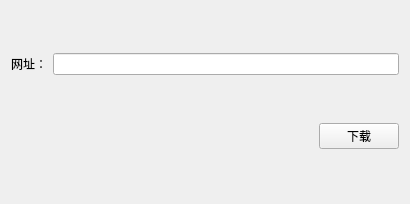
<?xml version="1.0" encoding="UTF-8"?>
<ui version="4.0">
 <class>Widget</class>
 <widget class="QWidget" name="Widget">
  <property name="geometry">
   <rect>
    <x>0</x>
    <y>0</y>
    <width>410</width>
    <height>204</height>
   </rect>
  </property>
  <property name="windowTitle">
   <string>Widget</string>
  </property>
  <layout class="QVBoxLayout" name="verticalLayout">
   <item>
    <layout class="QHBoxLayout" name="horizontalLayout">
     <item>
      <widget class="QLabel" name="label">
       <property name="text">
        <string>网址：</string>
       </property>
      </widget>
     </item>
     <item>
      <widget class="QLineEdit" name="lineEdit">
       <property name="text">
        <string/>
       </property>
      </widget>
     </item>
    </layout>
   </item>
   <item>
    <layout class="QHBoxLayout" name="horizontalLayout_2">
     <item>
      <spacer name="horizontalSpacer">
       <property name="orientation">
        <enum>Qt::Horizontal</enum>
       </property>
       <property name="sizeHint" stdset="0">
        <size>
         <width>40</width>
         <height>20</height>
        </size>
       </property>
      </spacer>
     </item>
     <item>
      <widget class="QPushButton" name="pushButton">
       <property name="text">
        <string>下载</string>
       </property>
      </widget>
     </item>
    </layout>
   </item>
  </layout>
 </widget>
 <resources/>
 <connections/>
</ui>
